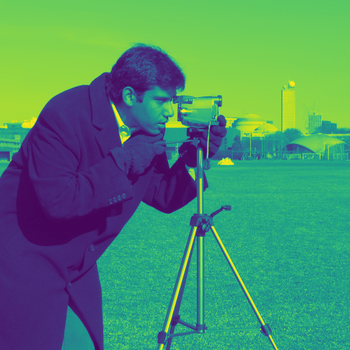
#> input picture cameraman.png, 350 x 350 px, shrunk from 512 x 512 before the run
$ python decoder.py
#> lines starting #> are read from the running program, lines starting #| are printed output that depends on the picture
import numpy as np
import matplotlib
matplotlib.use('Agg')
import matplotlib.pyplot as plt
from scipy.fftpack import idct
import pickle


# Standard zigzag scan order for an 8x8 block (row, col) pairs
ZIGZAG_ORDER = [
    (0,0),(0,1),(1,0),(2,0),(1,1),(0,2),(0,3),(1,2),
    (2,1),(3,0),(4,0),(3,1),(2,2),(1,3),(0,4),(0,5),
    (1,4),(2,3),(3,2),(4,1),(5,0),(6,0),(5,1),(4,2),
    (3,3),(2,4),(1,5),(0,6),(0,7),(1,6),(2,5),(3,4),
    (4,3),(5,2),(6,1),(7,0),(7,1),(6,2),(5,3),(4,4),
    (3,5),(2,6),(1,7),(2,7),(3,6),(4,5),(5,4),(6,3),
    (7,2),(7,3),(6,4),(5,5),(4,6),(3,7),(4,7),(5,6),
    (6,5),(7,4),(7,5),(6,6),(5,7),(6,7),(7,6),(7,7)
]

"""
Function : Apply 2D Inverse DCT to an 8x8 block
Input    : DCT coefficient block (8x8)
Output   : Reconstructed spatial block (8x8, float32)
"""
def apply_idct(block):
    return idct(idct(block.T, norm='ortho').T, norm='ortho')

"""
Function : Dequantize a quantized DCT block
Input    : Quantized block (8x8, int32), quantization matrix (8x8)
Output   : Dequantized coefficient block (8x8, float32)
"""
def dequantize(block, quant_matrix):
    return (block * quant_matrix).astype(np.float32)

"""
Function : Run-Length Decode the AC coefficients of a block
Input    : DC coefficient (int), RLE list of (zero_run, value) tuples
Output   : Full list of 64 coefficients (DC + 63 AC) in zigzag order
"""
def rle_decode(dc_coeff, rle_encoded):
    ac_coeffs = []
    for zero_run, value in rle_encoded:
        if zero_run == 0 and value == 0:  # End-of-Block marker
            break
        ac_coeffs.extend([0] * zero_run)
        ac_coeffs.append(value)
    ac_coeffs.extend([0] * (63 - len(ac_coeffs)))  # Pad remaining ACs to zero
    return [dc_coeff] + ac_coeffs

"""
Function : Reconstruct an 8x8 block from zigzag-ordered coefficients
Input    : List of 64 integers in zigzag order
Output   : 8x8 numpy array (int32)
"""
def inverse_zigzag(coefficients):
    block = np.zeros((8, 8), dtype=np.int32)
    for idx, (r, c) in enumerate(ZIGZAG_ORDER):
        block[r, c] = coefficients[idx]
    return block

"""
Function : Upsample Cb and Cr channels back to full resolution (4:2:0 reverse)
Input    : Y (H x W), Cb (H/2 x W/2), Cr (H/2 x W/2)
Output   : Stacked YCbCr image (H x W x 3)
"""
def upsample(Y, Cb, Cr):
    Cb_up = np.repeat(np.repeat(Cb, 2, axis=0), 2, axis=1)
    Cr_up = np.repeat(np.repeat(Cr, 2, axis=0), 2, axis=1)
    return np.dstack((Y, Cb_up, Cr_up))

"""
Function : Convert YCbCr Image back to RGB Image
Input    : YCbCr Image (H x W x 3, float32)
Output   : RGB Image (H x W x 3, uint8)
"""
def ycbcr_to_rgb(image):
    # Inverse Transformation Matrix (YCbCr -> RGB)
    T = np.array([
        [1.0,  0.000,  1.402],
        [1.0, -0.344, -0.714],
        [1.0,  1.772,  0.000]
    ])
    shifted   = image.astype(np.float32) - np.array([0, 128, 128], dtype=np.float32)
    rgb_image = shifted @ T.T
    return np.clip(rgb_image, 0, 255).astype(np.uint8)

"""
Function : Decompress a single image channel
Input    : Compressed block list, padded height, padded width, quantization matrix
Output   : Decompressed channel (padded_height x padded_width, uint8)
"""
def process_channel_for_decompression(compressed_channel, padded_height, padded_width, quant_matrix):
    decompressed_channel = np.zeros((padded_height, padded_width), dtype=np.float32)
    idx = 0
    for i in range(0, padded_height, 8):
        for j in range(0, padded_width, 8):
            dc_coeff, rle         = compressed_channel[idx]
            coefficients          = rle_decode(dc_coeff, rle)
            quant_block           = inverse_zigzag(coefficients)
            dequant_block         = dequantize(quant_block, quant_matrix)
            idct_block            = apply_idct(dequant_block) + 128  # Undo level shift
            decompressed_channel[i:i+8, j:j+8] = idct_block
            idx += 1
    return np.clip(decompressed_channel, 0, 255).astype(np.uint8)

"""
Function : JPEG Decoder - Full decompression pipeline
Input    : input_path        - path to compressed .pkl file
           output_path       - path to save decoded image (PNG)
           original_path     - (optional) path to original image for comparison plot
           compare_path      - path to save original vs decoded comparison (PNG)
Output   : Reconstructed RGB image (H x W x 3, uint8)
"""
def jpeg_decode(input_path='compressed.pkl',
                output_path='decoded.png',
                original_path=None,
                compare_path='comparison.png'):
#> called with input_path = 'cameraman_compressed.pkl', output_path = 'cameraman_decoded.png', original_path = 'cameraman.png', compare_path = 'cameraman_comparison.png'
    with open(input_path, 'rb') as f:
#> (reads cameraman_compressed.pkl from the repository)
        data = pickle.load(f)

    comp_Y  = data['Y'];   h_Y  = data['h_Y'];   w_Y  = data['w_Y']
    comp_Cb = data['Cb'];  h_Cb = data['h_Cb'];  w_Cb = data['w_Cb']
    comp_Cr = data['Cr'];  h_Cr = data['h_Cr'];  w_Cr = data['w_Cr']
    quant_matrix_Y  = data['quant_matrix_Y']
    quant_matrix_C  = data['quant_matrix_C']
    original_height = data['original_height']
    original_width  = data['original_width']

    print(f"[Decoder] Loaded from : {input_path}")
    print(f"[Decoder] Dimensions  : {original_height} x {original_width}")

    Y  = process_channel_for_decompression(comp_Y,  h_Y,  w_Y,  quant_matrix_Y)
    Cb = process_channel_for_decompression(comp_Cb, h_Cb, w_Cb, quant_matrix_C)
    Cr = process_channel_for_decompression(comp_Cr, h_Cr, w_Cr, quant_matrix_C)

    # Trim decompressed channels to correct pre-upsample dimensions
    cb_h = (original_height + 1) // 2
    cb_w = (original_width  + 1) // 2
    Y    = Y[:original_height, :original_width]
    Cb   = Cb[:cb_h, :cb_w]
    Cr   = Cr[:cb_h, :cb_w]

    ycbcr_image   = upsample(Y, Cb, Cr)
    ycbcr_image   = ycbcr_image[:original_height, :original_width, :]  # trim after upsample
    reconstructed = ycbcr_to_rgb(ycbcr_image.astype(np.float32))

    print(f"[Decoder] Reconstruction complete.")

    # Save decoded image
    plt.imsave(output_path, reconstructed)
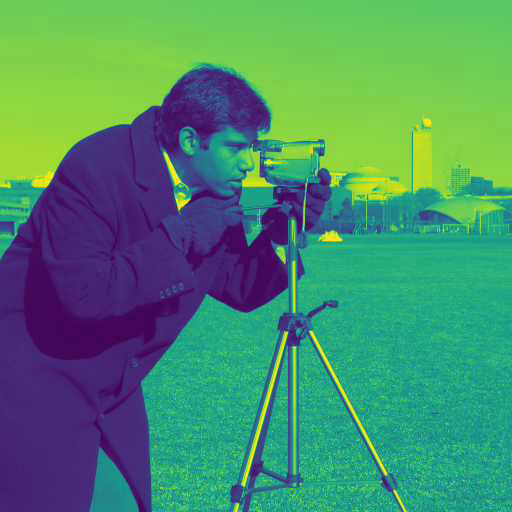
#> saved as cameraman_decoded.png: shape (512, 512, 3); mean R, G, B 74.2, 138.6, 108.1
    print(f"[Decoder] Decoded image saved to : {output_path}")

    # Save side-by-side comparison (requires original image path)
    if original_path is not None:
        original_image = plt.imread(original_path)
#> original_image is the input picture: shape (350, 350, 4) float32; mean R, G, B, A 0.296, 0.545, 0.43, 1
        if original_image.max() <= 1.0:
            original_image = (original_image * 255).astype(np.uint8)
        if len(original_image.shape) == 2:
            original_image = np.stack([original_image, original_image, original_image], axis=2)
        original_image = original_image[:, :, :3]
#> original_image: shape (350, 350, 3)

        is_gray = np.all(original_image[:, :, 0] == original_image[:, :, 1])
#> is_gray = False
        fig, axes = plt.subplots(1, 2, figsize=(10, 5))
        axes[0].imshow(original_image, cmap='gray' if is_gray else None)
        axes[0].set_title("Original Image")
        axes[0].axis('off')
        axes[1].imshow(reconstructed, cmap='gray' if is_gray else None)
        axes[1].set_title("JPEG Decoded Image")
        axes[1].axis('off')
        plt.tight_layout()
        plt.savefig(compare_path, dpi=150, bbox_inches='tight')
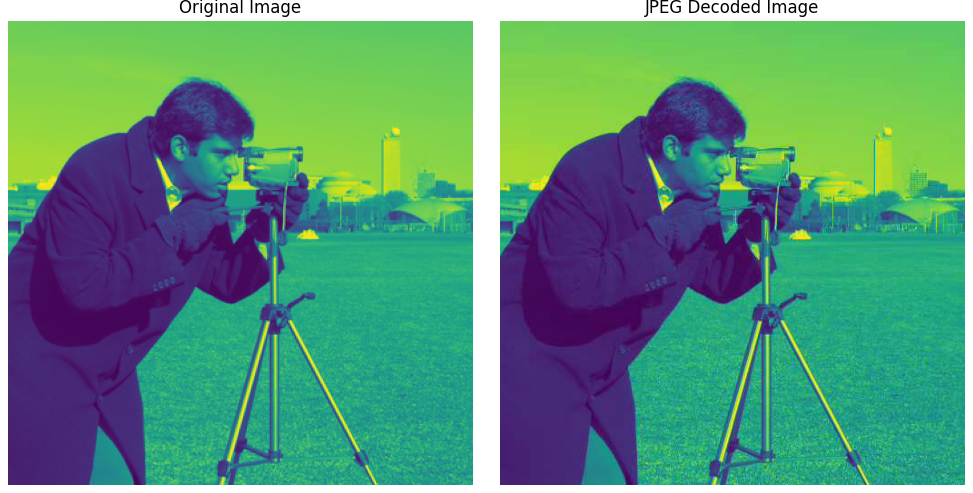
#> figure drawn by matplotlib, 2 panels
        plt.close()
        print(f"[Decoder] Comparison plot saved  : {compare_path}")

    return reconstructed


# ---------------------------------------------------------------------------
if __name__ == '__main__':
    jpeg_decode('cameraman_compressed.pkl',
                output_path='cameraman_decoded.png',
                original_path='cameraman.png',
                compare_path='cameraman_comparison.png')
